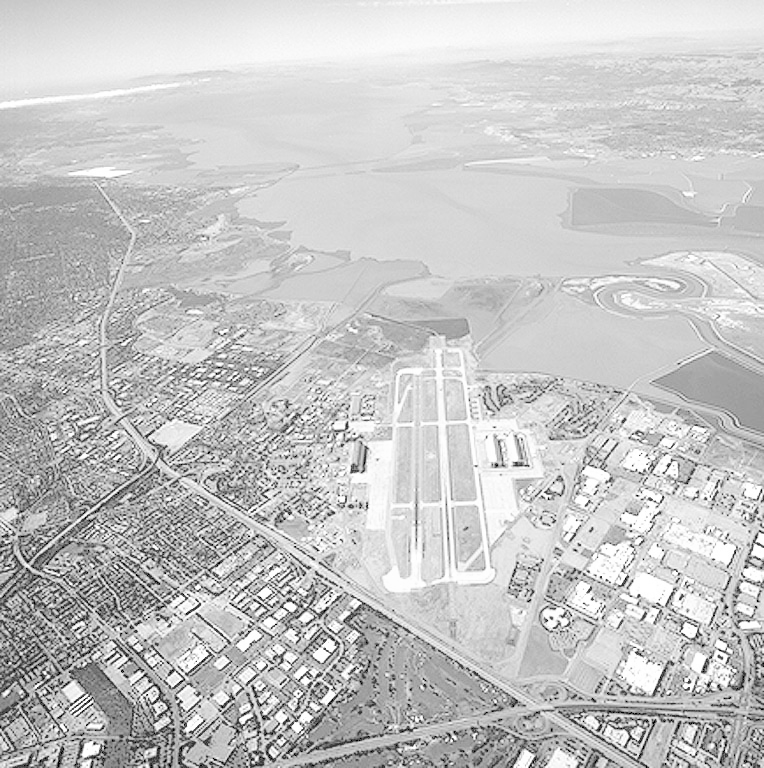
#> input picture images/aerial_view.tif, 764 x 768 px
$ python part_10.py
#> lines starting #> are read from the running program, lines starting #| are printed output that depends on the picture
#> the answer given: ../images/aerial_view.tif
#> the answer given: 1
import cv2
import numpy as np
from PIL import Image
import matplotlib.pyplot as plt


def averaging_filter(file_path):
    # Open the image from the selected file
#> called with file_path = '../images/aerial_view.tif'
    image = Image.open(file_path).convert("L")
#> image is the input picture: PIL image 764x768 L; min 0, max 255, mean 197.2
    # Load the image into an array
    arr_image = np.asarray(image)

    # Averaging filtering
    new_image_mask_3x3 = cv2.blur(arr_image, (3, 3))
    new_image_mask_9x9 = cv2.blur(arr_image, (9, 9))
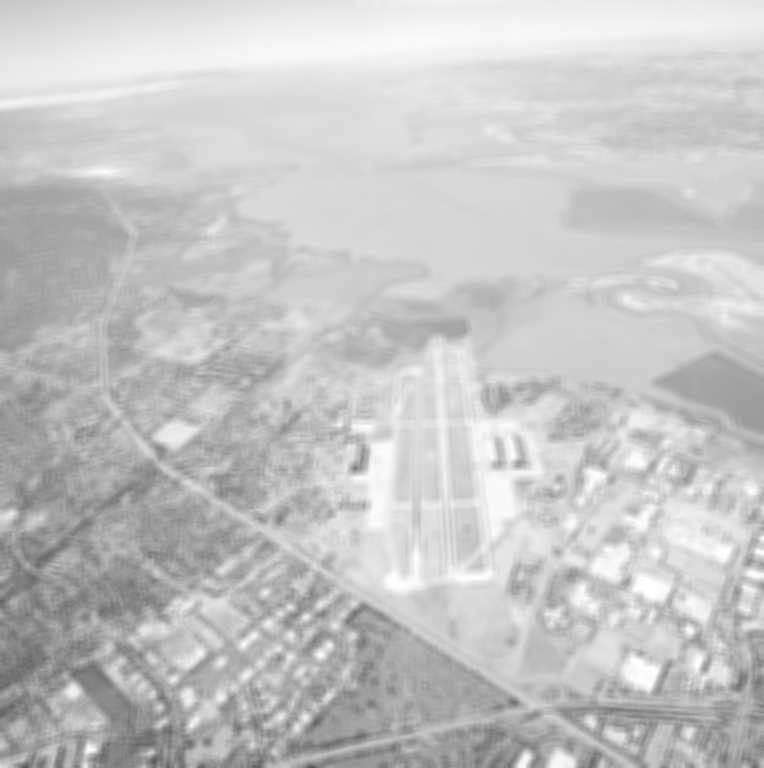
#> new_image_mask_9x9: shape (768, 764); min 86, max 255, mean 197.2
    new_image_mask_15x15 = cv2.blur(arr_image, (15, 15))

    plt.figure(figsize=(15, 10))

    plt.subplot(2, 3, 4)
    plt.title('Averaging Filter, 3x3')
    plt.imshow(new_image_mask_3x3, cmap='gray', vmin=0, vmax=255)

    plt.subplot(2, 3, 5)
    plt.title('Averaging Filter, 9x9')
    plt.imshow(new_image_mask_9x9, cmap='gray', vmin=0, vmax=255)

    plt.subplot(2, 3, 6)
    plt.title('Averaging Filter, 15x15')
    plt.imshow(new_image_mask_15x15, cmap='gray', vmin=0, vmax=255)

    plt.suptitle("Averaging Filter", fontsize=16)
    plt.show()
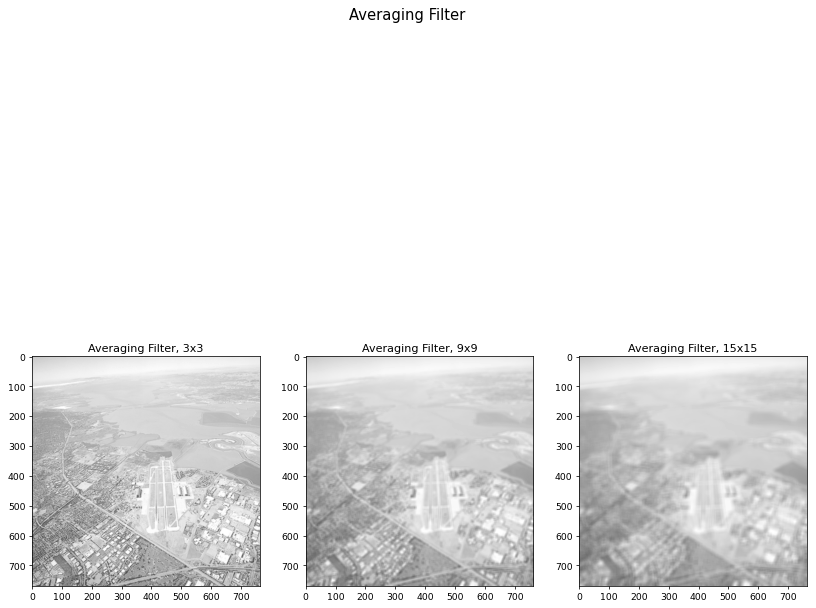
#> figure drawn by matplotlib, 3 panels


def gaussian_filter(file_path):
    # Open the image from the selected file
    image = Image.open(file_path).convert("L")
    # Load the image into an array
    arr_image = np.asarray(image)

    # Gaussian filtering
    new_image_mask_3x3 = cv2.GaussianBlur(arr_image, (3, 3), 0)
    new_image_mask_9x9 = cv2.GaussianBlur(arr_image, (9, 9), 0)
    new_image_mask_15x15 = cv2.GaussianBlur(arr_image, (15, 15), 0)

    plt.figure(figsize=(15, 10))

    plt.subplot(2, 3, 4)
    plt.title(' Gaussian Filter, 3x3')
    plt.imshow(new_image_mask_3x3, cmap='gray', vmin=0, vmax=255)

    plt.subplot(2, 3, 5)
    plt.title('Gaussian Filter, 9x9')
    plt.imshow(new_image_mask_9x9, cmap='gray', vmin=0, vmax=255)

    plt.subplot(2, 3, 6)
    plt.title('"Gaussian Filter, 15x15')
    plt.imshow(new_image_mask_15x15, cmap='gray', vmin=0, vmax=255)

    plt.suptitle("Gaussian Filter", fontsize=16)
    plt.show()


def read_file():
    import tkinter.filedialog
    import tkinter as tk
    window = tk.Tk()
    window.wm_attributes('-topmost', 1)
    window.withdraw()
    file_path = tkinter.filedialog.askopenfilename()

    return file_path


def main():
    file_path = read_file()

    if file_path:
        print("Choose an option:")
        print("[1] Averaging Filter")
        print("[2] Gaussian Filter")

        choice = int(input("Your choice: "))

        if choice == 1:
            averaging_filter(file_path)
        elif choice == 2:
            gaussian_filter(file_path)
        else:
            print("Invalid choice")
    else:
        print("No file selected")

if __name__ == "__main__":
    main()

$ run again, on images/cboard_pepper_only.tif
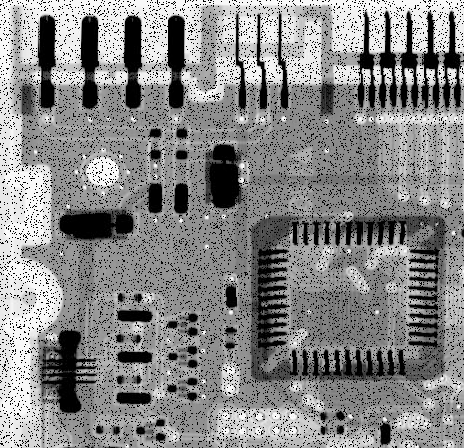
#> input picture images/cboard_pepper_only.tif, 464 x 448 px
#> in averaging_filter, image is the input picture: PIL image 464x448 L; min 0, max 255, mean 135.7
#> in averaging_filter, `new_image_mask_15x15 = cv2.blur(arr_image, (15, 15))`:
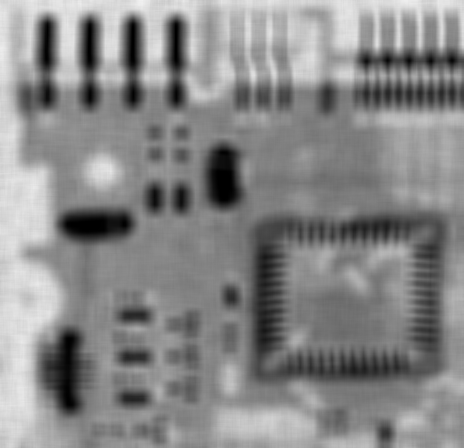
#> new_image_mask_15x15: shape (448, 464); min 0, max 241, mean 135.7
#> in averaging_filter, `plt.show()`:
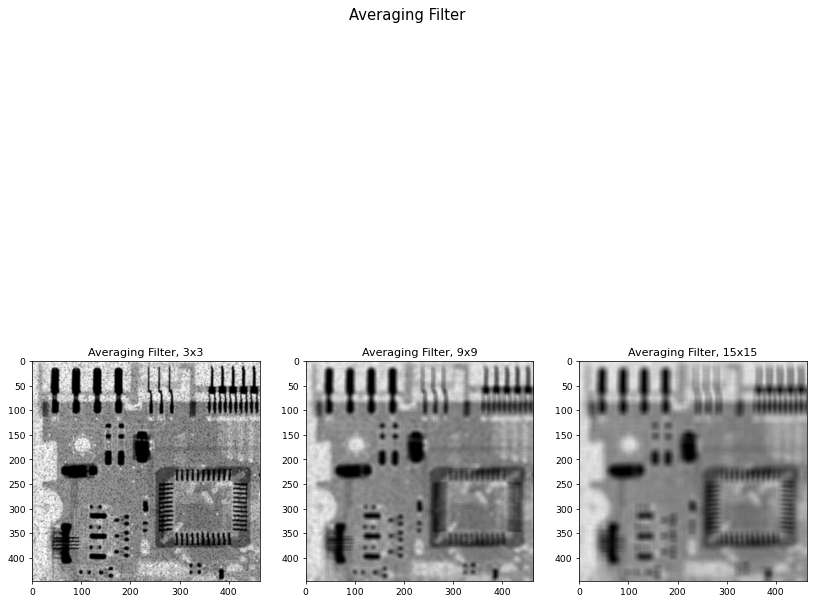
#> figure drawn by matplotlib, 3 panels

$ run again, on images/cboard_salt_pepper.tif
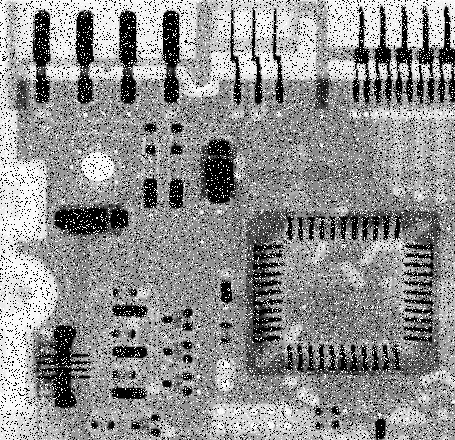
#> input picture images/cboard_salt_pepper.tif, 455 x 440 px
#> in averaging_filter, image is the input picture: PIL image 455x440 L; min 0, max 255, mean 144.1
#> in averaging_filter, `new_image_mask_15x15 = cv2.blur(arr_image, (15, 15))`:
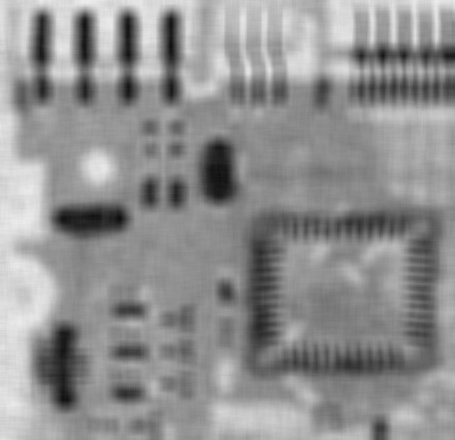
#> new_image_mask_15x15: shape (440, 455); min 15, max 238, mean 144
#> in averaging_filter, `plt.show()`:
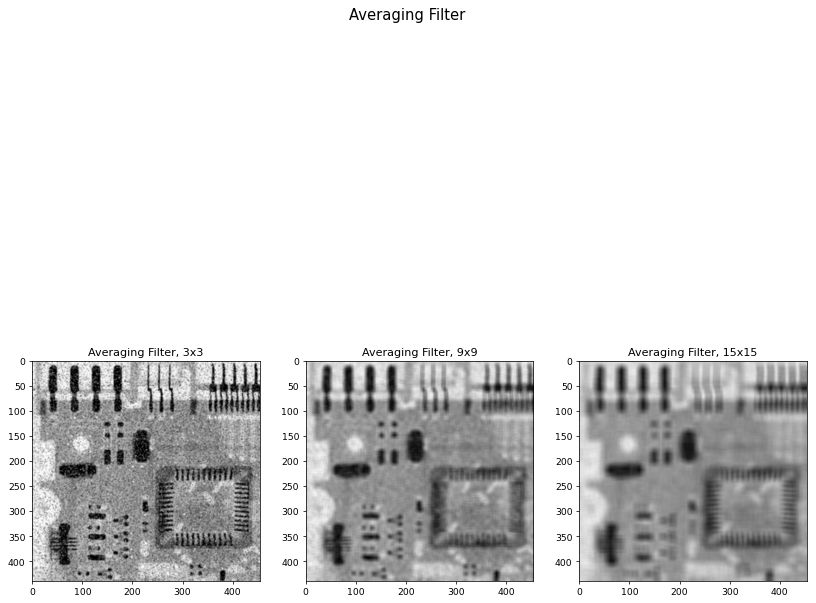
#> figure drawn by matplotlib, 3 panels
